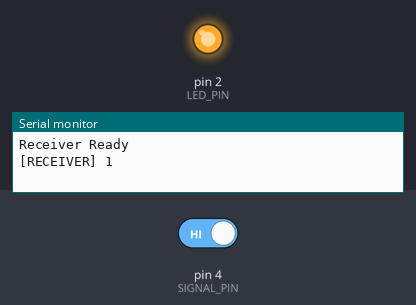
This sketch was run on a simulated Arduino Uno, built with avr-gcc and run on an emulated ATmega328P. On the bench: output pins drawn as LEDs (lit = HIGH), the last lines printed to the serial monitor. The test bench sets the inputs (shaded band); at power-on: pin 4 (SIGNAL_PIN) HIGH.

Above: at 4.2 s.
4.3 s: pin 4 (SIGNAL_PIN) driven LOW
At 5.1 s:
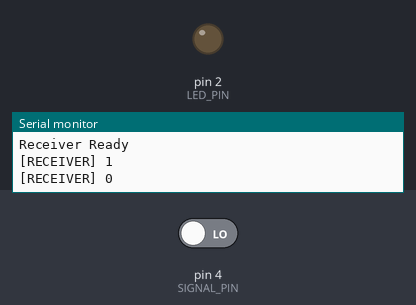
5.8 s: pin 4 (SIGNAL_PIN) driven HIGH
At 6.3 s:
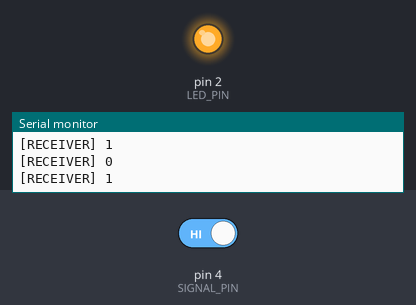
Timing chart, 0 to 8.8 s (numbered marks = the images above; inputs shaded):
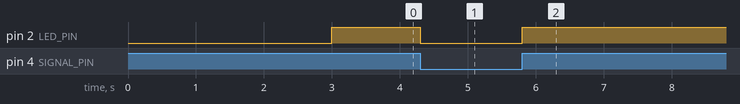

Measured:
- after the input at 4.3 s, pin 2 (LED_PIN): HIGH → LOW at once
- after the input at 5.8 s, pin 2 (LED_PIN): LOW → HIGH at once

The sketch:

receiver.ino
```cpp
#define SIGNAL_PIN 4
#define LED_PIN 2

int lastState = -1;

void setup() {
  Serial.begin(115200);
  delay(3000);

  pinMode(SIGNAL_PIN, INPUT);   // CHANGED (was INPUT_PULLDOWN)
  pinMode(LED_PIN, OUTPUT);

  Serial.println("Receiver Ready");
}

void loop() {
  int state = digitalRead(SIGNAL_PIN);

  digitalWrite(LED_PIN, state);

  if (state != lastState) {
    Serial.print("[RECEIVER] ");
    Serial.println(state);
    lastState = state;
  }

  delay(20);
}
```
